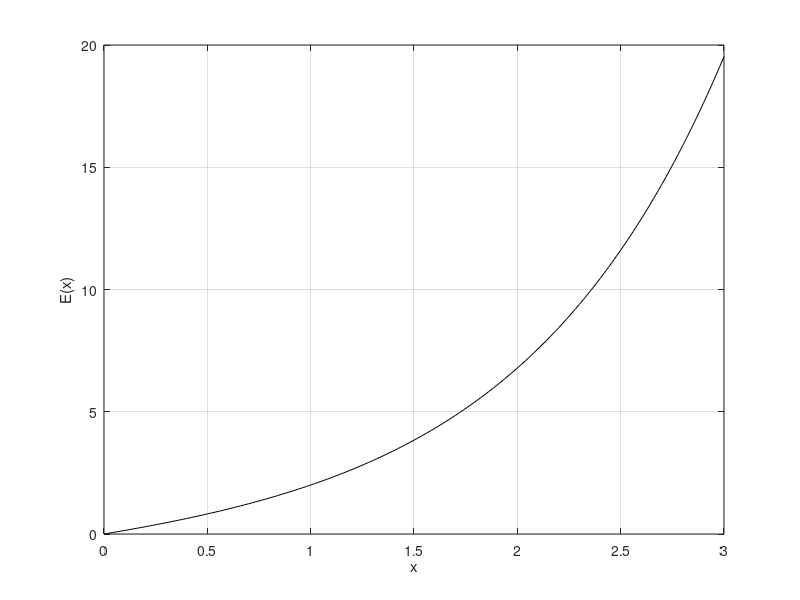

Here is the MATLAB script that generated this plot:
% EXPLENGTH  Computes and plots the arclength of y=e^x,
%            /x
%     E(x) = | sqrt(1 + (e^x)^2) dx,
%            /0
% using Simpson's rule.  Plots y=E(x) on [0,3].

f = @(x) sqrt(1+exp(2*x));
h = 0.01;
x = 0:2*h:3;          % x-values; 151 points for plotting
E = zeros(size(x));   % allocates space for y-values; sets E(1)
for j = 2:length(x)
    c = (x(j-1) + x(j)) / 2;     % midpoint of [x_j-1,x_j]
    E(j) = E(j-1) + (h/3) * (f(x(j-1)) + 4 * f(c) + f(x(j)));
end
plot(x,E,'k'),  grid on,  xlabel x,  ylabel('E(x)')
